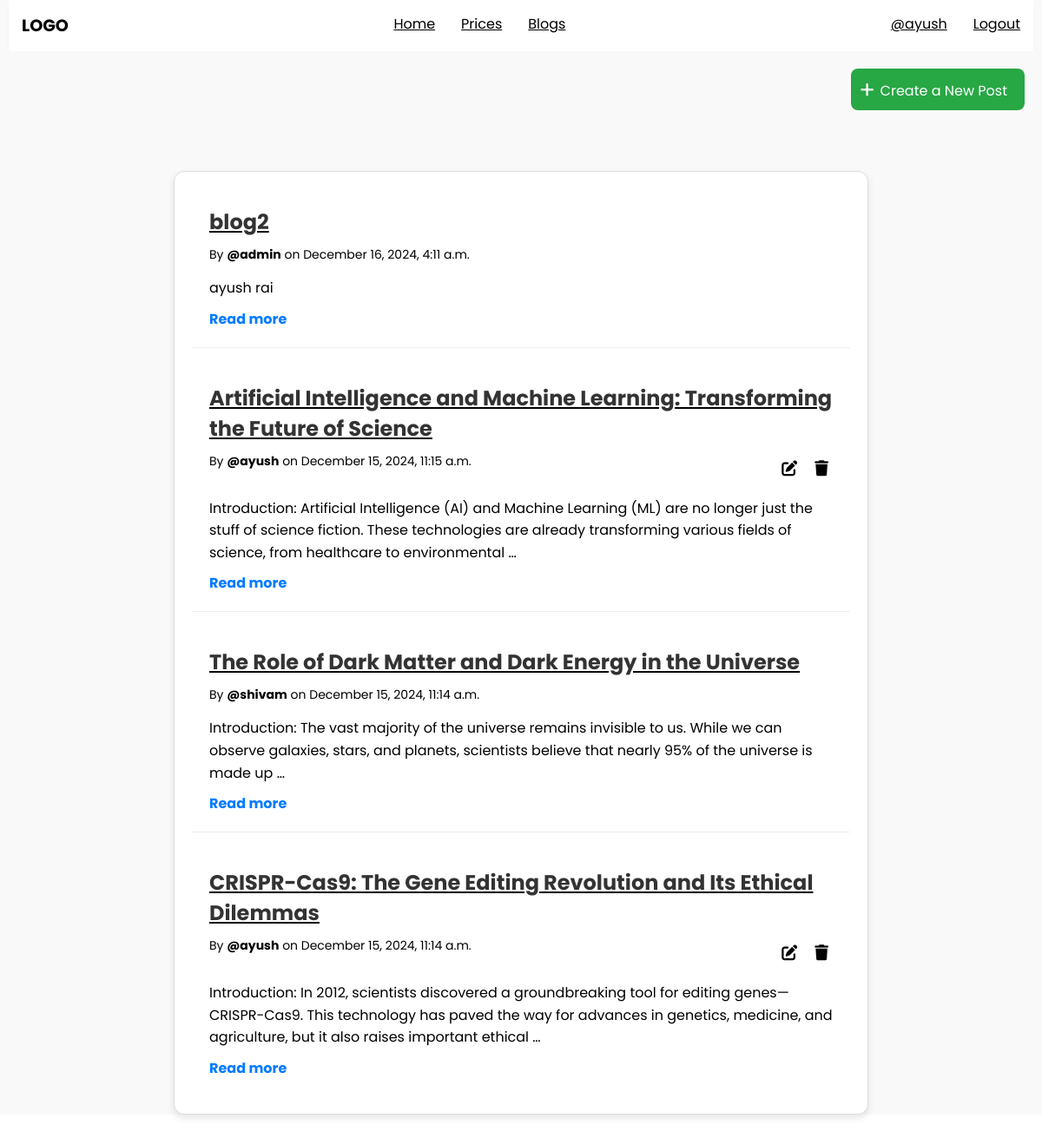
Page /blogs (signed in) on the committed database.
### post/models.py (models this page shows, shortened)
class post(models.Model):
    user = models.ForeignKey(User, on_delete=models.CASCADE)
    title = models.CharField(max_length=100)
    content = models.TextField()
    created_at = models.DateTimeField(auto_now_add=True)
    updated_at = models.DateTimeField(auto_now=True)
    class Meta:
        ordering =  ['-created_at', '-updated_at']

### post/views.py (the view)
# urls.py: path('blogs', views.blogs, name='blogs'),
def blogs(request):
    posts = post.objects.all().order_by('-created_at')
    return render(request, 'blogs.html', {'posts': posts})

### templates/blogs.html (shortened to what this page needs)
{% extends "main.html" %}
{% block content %}
    <div style='display:flex;justify-content:end;' class="create-btn-div">
    <a class="create-post-btn" href="{% url 'add-blog' %}"><i class = 'fas fa-plus'></i>Create a New Post</a>
    </div>
    <div class="blog-container">
        {% if posts %}
            {% for post in posts %}
                <div class="blog-item">
                    <div class="blog-heading">
                        <a href="{% url 'blog-detail' post.id %}"><h1>{{ post.title }}</h1></a>
                    </div>
                    <div class="blog-meta" style="display:flex;justify-content:space-between;">
                        <div>
                        By <span style="font-weight:bolder;">@{{ post.user.username }}</span> on {{ post.created_at|date:"F j, Y, g:i a" }}
                        </div>
                        {% if post.user == user %}
                        <div style="display:flex; gap:10px;">
                            <a href="{% url 'edit-blog' post.id %}"><button type="submit" class="edit-btn">
                                <i class="fas fa-edit"></i>
                            </button></a>
                            <form action="{% url 'delete-blog' post.id %}" method="POST" >
                                {% csrf_token %}<button type="submit" class="delete-btn" onclick="return confirm('Are you sure you want to delete this post?');">
                                <i class="fas fa-trash"></i>
                                </button>
                        </form>
                        </div>
                    {% endif %}
                    </div>
                    <div class="blog-content">
                        <p>{{ post.content|truncatewords:30 }}</p>
                    </div>
                    <a class="read-more" href="{% url 'blog-detail' post.id %}">Read more</a>
                </div>
            {% endfor %}
        {% else %}
            <p>No blog posts available. <a class="create-post-btn" href="{% url 'add-blog' %}">Create a New Post</a></p>
        {% endif %}
    </div>
{% endblock %}

### templates/main.html (shortened to what this page needs)
<!DOCTYPE html>
<html lang="en">
<head>
    <link href="https://cdnjs.cloudflare.com/ajax/libs/font-awesome/6.0.0-beta3/css/all.min.css" rel="stylesheet">
</head>
<body>
    <div class="navbar">
        <div class="logo" style="font-size: 1.2rem; font-weight: bolder;">
            LOGO
        </div>
        <div class="nav-items">
            <a href="{% url 'home' %}" class="nav-link">Home</a>
            <a href="" class="nav-link">Prices</a>
            <a href="{% url 'blogs' %}" class="nav-link">Blogs</a>
        </div>
        <div class="side-items">
            {% if user.is_authenticated %}
                <a href="" class="nav-link">@{{request.user.username}}</a>
                <a href="{% url 'logout-page' %}" class="nav-link">Logout</a>
            {% else %}
                <a href="{% url 'login-page' %}" class="side-link">Login</a>
                <a href="{% url 'register' %}" class="side-link">Register</a>
            {% endif %}
        </div>
    </div>
    {% block content %}{% endblock %}
</body>
</html>

### rows in the picture
post: title "blog2", user.username "admin", created_at "December 16, 2024, 4:11 a.m.", content "ayush rai"
post: title "Artificial Intelligence and Machine Learning: Transforming the Future of Science", user.username "ayush", created_at "December 15, 2024, 11:15 a.m.", content "Introduction: Artificial Intelligence (AI) and Machine Learning (ML) are no longer just the stuff of science fiction. These technologies are already transforming various fields of science, from healthcare to environmental …"
post: title "The Role of Dark Matter and Dark Energy in the Universe", user.username "shivam", created_at "December 15, 2024, 11:14 a.m.", content "Introduction: The vast majority of the universe remains invisible to us. While we can observe galaxies, stars, and planets, scientists believe that nearly 95% of the universe is made up …"
post: title "CRISPR-Cas9: The Gene Editing Revolution and Its Ethical Dilemmas", user.username "ayush", created_at "December 15, 2024, 11:14 a.m.", content "Introduction: In 2012, scientists discovered a groundbreaking tool for editing genes—CRISPR-Cas9. This technology has paved the way for advances in genetics, medicine, and agriculture, but it also raises important ethical …"

### other values in the picture
{{ request.user.username }} "ayush"
